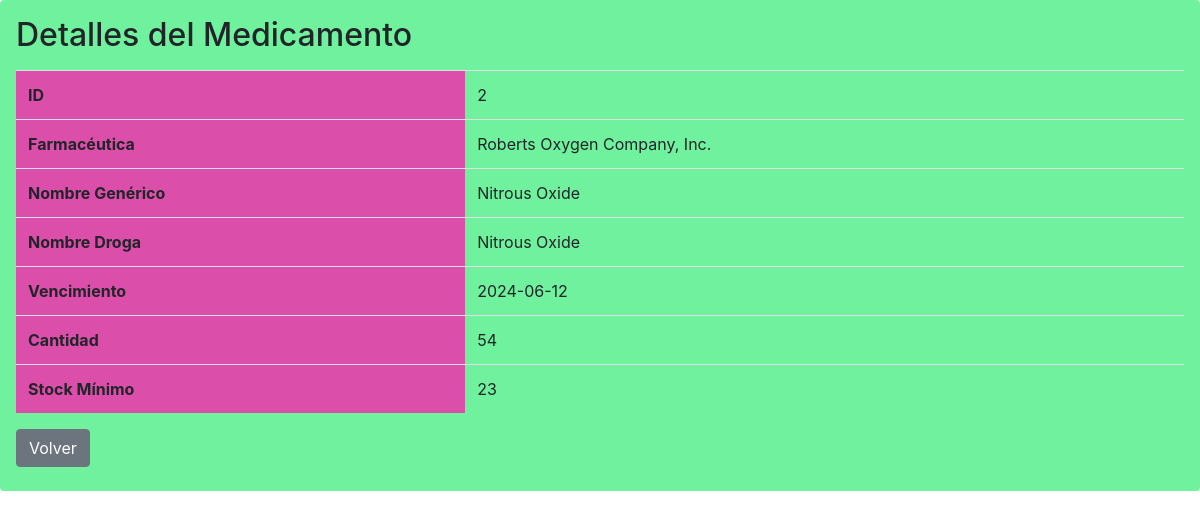
Page /medicamento/2 on the committed database.
### app.py (models this page shows, shortened)
class Medicamento(db.Model):
    __tablename__ = "medicamentos"
    id = db.Column(db.Integer, primary_key=True)
    farmaceutica = db.Column(db.String(100), nullable=False)
    nombre_generico = db.Column(db.String(100), nullable=False)
    nombre_droga = db.Column(db.String(100), nullable=False)
    vencimiento = db.Column(db.String(10), nullable=False)
    cantidad = db.Column(db.Integer, nullable=False)
    stockminimo = db.Column(db.Integer, nullable=False)

### app.py (the view)
@app.route('/medicamento/<int:id>')
def medicamento_detail(id):
    medicamento = Medicamento.query.get_or_404(id)
    return render_template('medicamento_detail.html', medicamento=medicamento)

### templates/medicamento_detail.html
{% extends "base.html" %}
{% block content %}
<h1>Detalles del Medicamento</h1>
<table class="table">
    <tr>
        <th>ID</th>
        <td>{{ medicamento.id }}</td>
    </tr>
    <tr>
        <th>Farmacéutica</th>
        <td>{{ medicamento.farmaceutica }}</td>
    </tr>
    <tr>
        <th>Nombre Genérico</th>
        <td>{{ medicamento.nombre_generico }}</td>
    </tr>
    <tr>
        <th>Nombre Droga</th>
        <td>{{ medicamento.nombre_droga }}</td>
    </tr>
    <tr>
        <th>Vencimiento</th>
        <td>{{ medicamento.vencimiento }}</td>
    </tr>
    <tr>
        <th>Cantidad</th>
        <td>{{ medicamento.cantidad }}</td>
    </tr>
    <tr>
        <th>Stock Mínimo</th>
        <td>{{ medicamento.stockminimo }}</td>
    </tr>
</table>
<a href="{{ url_for('index') }}" class="btn btn-secondary">Volver</a>
{% endblock %}

### static/css/styles.css (style rules this page uses)
.btn { margin-bottom: 0.5rem; }
.table { width: 100%; margin-top: 1rem; border-collapse: collapse; }
.table th, .table td { padding: 0.75rem; text-align: left; }
.table th { background-color: #db4faa; font-weight: bold; margin: 0; }
h1 { font-size: 2rem; margin-bottom: 1rem; }
body { font-size: 1rem; }

### rows in the picture
Medicamento: id "2", farmaceutica "Roberts Oxygen Company, Inc.", nombre_generico "Nitrous Oxide", nombre_droga "Nitrous Oxide", vencimiento "2024-06-12", cantidad "54", stockminimo "23"
